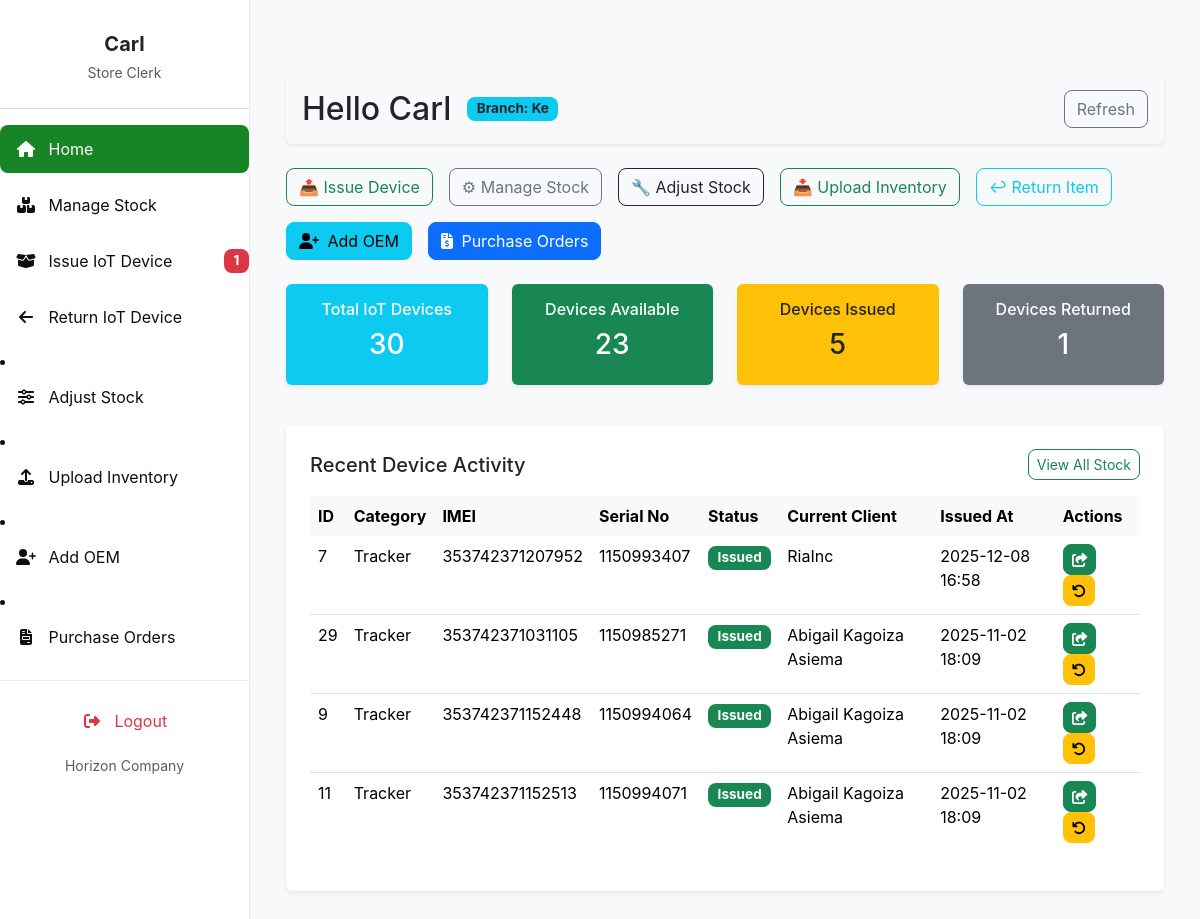
Screenshot of /store_clerk_dashboard/ (signed in) with the database file from the repository.
### invent/models.py (models this page shows, shortened)
class Branch(models.Model):
    name = models.CharField(max_length=100)
    address = models.CharField(max_length=255)
    country = models.ForeignKey(
        Country, on_delete=models.SET_NULL, null=True, blank=True
    )

class Device(models.Model):
    STATUS_CHOICES = (
        ('available', 'Available'),
        ('issued', 'Issued'),
        ('returned', 'Returned'),
        ('faulty', 'Faulty'),
    )
    name = models.CharField(max_length=255)
    oem = models.ForeignKey(
        OEM,
        on_delete=models.SET_NULL,
        null=True,
        blank=False,
        related_name='devices'
    )
    product_id = models.CharField(max_length=30, blank=True)
    total_quantity = models.PositiveIntegerField(default=1)
    quantity_issued = models.PositiveIntegerField(default=0)
    imei_no = models.CharField(
        max_length=50, unique=True, null=True, blank=True)
    serial_no = models.CharField(
        max_length=50, unique=True, null=True, blank=True)
    mac_address = models.CharField(
        max_length=50, unique=True, null=True, blank=True)
    category = models.CharField(
        max_length=100, blank=True, help_text="e.g. Laptop or Router")
    manufacturer = models.CharField(max_length=100, blank=True)
    description = models.TextField(blank=True)
    selling_price = models.DecimalField(
        max_digits=10, decimal_places=2, null=True, blank=True)
    currency = models.CharField(
        max_length=10, choices=CURRENCY_CHOICES, default='USD')
    branch = models.ForeignKey(
        Branch, on_delete=models.SET_NULL, null=True, blank=True)
    country = models.ForeignKey(
        Country, on_delete=models.SET_NULL, null=True, blank=True)
    status = models.CharField(
        max_length=20, choices=STATUS_CHOICES, default='available')
    class Meta:
        permissions = [
            ("can_issue_item", "Can issue device to client"),
            ("can_return_item", "Can record device returns"),
        ]

class Client(models.Model):
    name = models.CharField(max_length=255)
    phone_no = models.CharField(max_length=50)
    email = models.EmailField()
    address = models.CharField(max_length=255)

### invent/views.py (the view)
# urls.py: path('store_clerk_dashboard/', views.store_clerk_dashboard,
@login_required
@permission_required('invent.view_device', raise_exception=True)
def store_clerk_dashboard(request):
    user = request.user
    if user.is_superuser:
        total_devices = Device.objects.count()
        devices_available = Device.objects.filter(status='available').count()
        devices_issued = Device.objects.filter(status='issued').count()
        devices_returned = Device.objects.filter(status='returned').count()
        recent_issuances = (
            IssuanceRecord.objects
            .select_related('device', 'client')
            .order_by('-issued_at')[:10]
        )
        pending_device_requests = DeviceRequest.objects.filter(
            status="Pending").select_related("requestor", "device", "client")
    else:
        user_country = getattr(user.profile, "country", None)
        total_devices = Device.objects.filter(
            branch__country=user_country).count()
        devices_available = Device.objects.filter(
            status='available', branch__country=user_country).count()
        devices_issued = Device.objects.filter(
            status='issued', branch__country=user_country).count()
        devices_returned = Device.objects.filter(
            status='returned', branch__country=user_country).count()
        recent_issuances = (
            IssuanceRecord.objects
            .filter(device__branch__country=user_country)
            .select_related('device', 'client')
            .order_by('-issued_at')[:10]
        )
        pending_device_requests = DeviceRequest.objects.filter(
            status="Pending", branch__country=user_country).select_related("requestor", "device", "client")
    seen = set()
    recent_devices = []
    for record in recent_issuances:
        if record.device.id not in seen:
            record.device.current_client = record.client
            record.device.issued_at = record.issued_at
            recent_devices.append(record.device)
            seen.add(record.device.id)
        if len(recent_devices) >= 5:
            break
    context = {
        "total_devices": total_devices,
        "devices_available": devices_available,
        "devices_issued": devices_issued,
        "devices_returned": devices_returned,
        "recent_devices": recent_devices,
        "pending_device_requests": pending_device_requests,
    }
    return render(request, 'invent/store_clerk_dashboard.html', context)

### invent/templates/invent/store_clerk_dashboard.html (shortened to what this page needs)
{% extends 'invent/base_store_clerk.html' %}
{% load static %}
{% block content %}
<div class="container-fluid mt-4">
  <div class="d-flex justify-content-between align-items-center mb-4 p-3 bg-light rounded shadow-sm">
    <div class="d-flex align-items-center">
      <h2 class="mb-0 me-3">Hello {{ user.first_name|default:user.username }}</h2>
      {% if user_branch %}
        <span class="badge bg-info text-dark">Branch: {{ user_branch.name }}</span>
      {% else %}
        <span class="text-muted">Branch: Unassigned</span>
      {% endif %}
    </div>
    <div>
      <a class="btn btn-outline-secondary" href="{% url 'store_clerk_dashboard' %}">Refresh</a>
    </div>
  </div>
  <div class="d-flex flex-wrap gap-3 mb-4">
    <a class="btn btn-outline-primary" href="{% url 'issue_device' %}">📤 Issue Device</a>
    <a class="btn btn-outline-secondary" href="{% url 'manage_stock' %}">⚙ Manage Stock</a>
    <a class="btn btn-outline-dark" href="{% url 'adjust_stock' %}">🔧 Adjust Stock</a>
    <a class="btn btn-outline-success" href="{% url 'upload_inventory' %}">📥 Upload Inventory</a>
    <a class="btn btn-outline-info" href="{% url 'list_issued_requests_for_return' %}">↩ Return Item</a>
    <a href="{% url 'add_oem' %}" class="btn btn-info"><i class="fas fa-user-plus me-1"></i> Add OEM</a>
    <a href="{% url 'purchase_orders' %}" class="btn btn-primary"><i class="fas fa-file-invoice-dollar me-1"></i> Purchase Orders</a>
  </div>
  <div class="row text-center mb-4">
    <div class="col-sm-6 col-md-3 mb-3">
      <a href="{% url 'inventory_list' %}?status=all" style="text-decoration:none;">
        <div class="dashboard-card bg-info text-white p-3 rounded shadow-sm">
          <h6>Total IoT Devices</h6>
          <h3>{{ total_devices }}</h3>
        </div>
      </a>
    </div>
    <div class="col-sm-6 col-md-3 mb-3">
      <a href="{% url 'inventory_list' %}?status=available" style="text-decoration:none;">
        <div class="dashboard-card bg-success text-white p-3 rounded shadow-sm">
          <h6>Devices Available</h6>
          <h3>{{ devices_available }}</h3>
        </div>
      </a>
    </div>
    <div class="col-sm-6 col-md-3 mb-3">
      <a href="{% url 'inventory_list' %}?status=issued" style="text-decoration:none;">
        <div class="dashboard-card bg-warning text-dark p-3 rounded shadow-sm">
          <h6>Devices Issued</h6>
          <h3>{{ devices_issued }}</h3>
        </div>
      </a>
    </div>
    <div class="col-sm-6 col-md-3 mb-3">
      <a href="{% url 'inventory_list' %}?status=returned" style="text-decoration:none;">
        <div class="dashboard-card bg-secondary text-white p-3 rounded shadow-sm">
          <h6>Devices Returned</h6>
          <h3>{{ devices_returned }}</h3>
        </div>
      </a>
    </div>
  </div>
  <div class="bg-white p-4 rounded shadow-sm mb-4">
    <div class="d-flex justify-content-between align-items-center mb-3 flex-wrap">
      <h5 class="mb-2 mb-sm-0">Recent Device Activity</h5>
      <a href="{% url 'inventory_list' %}" class="btn btn-sm btn-outline-primary">View All Stock</a>
    </div>
    <div class="table-responsive">
      <table class="table table-hover">
        <thead class="table-light">
          <tr>
            <th>ID</th>
            <th>Category</th>
            <th>IMEI</th>
            <th>Serial No</th>
            <th>Status</th>
            <th>Current Client</th>
            <th>Issued At</th>
            <th>Actions</th>
          </tr>
        </thead>
        <tbody>
          {% for device in recent_devices %}
          <tr>
            <td>{{ device.id }}</td>
            <td>{{ device.category }}</td>
            <td>{{ device.imei_no|default:"-" }}</td>
            <td>{{ device.serial_no|default:"-" }}</td>
            <td>
              <span class="badge
                {% if device.status == 'available' %}bg-success
                {% elif device.status == 'issued' %}bg-primary
                {% elif device.status == 'returned' %}bg-secondary
                {% elif device.status == 'faulty' %}bg-danger
                {% else %}bg-dark{% endif %}">
                {{ device.get_status_display }}
              </span>
            </td>
            <td>
              {% if device.current_client %}
                {{ device.current_client.name }}
              {% else %}
                -
              {% endif %}
            </td>
            <td>{{ device.issued_at|default:"-"|date:"Y-m-d H:i" }}</td>
            <td>
              <a href="{% url 'issue_device' %}" class="btn btn-sm btn-success me-1" title="Issue Device">
                <i class="fas fa-share-square"></i>
              </a>
              <a href="{% url 'return_device' %}" class="btn btn-sm btn-warning" title="Process Return">
                <i class="fas fa-undo"></i>
              </a>
            </td>
          </tr>
          {% empty %}
          <tr><td colspan="8" class="text-center text-muted">No recent device activity found.</td></tr>
          {% endfor %}
        </tbody>
      </table>
    </div>
  </div>
</div>
{% endblock %}

### invent/templates/invent/base_store_clerk.html (shortened to what this page needs)
<!DOCTYPE html>
<html lang="en">
    {% if user_branch %}
  <span class="badge bg-info text-dark">Branch: {{ user_branch.name }}</span>
{% else %}
  <span class="text-muted">Branch: Unassigned</span>
{% endif %}
<head>
    <link href="https://cdn.jsdelivr.net/npm/bootstrap@5.3.3/dist/css/bootstrap.min.css" rel="stylesheet">
    <link href="https://cdnjs.cloudflare.com/ajax/libs/font-awesome/6.4.0/css/all.min.css" rel="stylesheet">
    <link href="https://cdn.jsdelivr.net/npm/select2@4.1.0-rc.0/dist/css/select2.min.css" rel="stylesheet" />
    <link href="https://cdn.jsdelivr.net/npm/select2-bootstrap-5-theme@1.3.0/dist/select2-bootstrap-5-theme.min.css" rel="stylesheet" />
</head>
<body>
    <nav id="sidebarMenu" class="sidebar-wrapper collapse d-md-block">
        <div class="sidebar-content">
            <div class="text-center mb-4 pt-3">
                <h5 class="fw-bold mb-1 text-dark">{{ user.first_name|default:user.username }}</h5>
                <small class="text-muted">Store Clerk</small>
            </div>
            <hr class="border-secondary opacity-25" />
            <ul class="nav flex-column">
                <li class="nav-item mb-2">
                    <a class="nav-link {% if request.resolver_match.url_name == 'store_clerk_dashboard' %}active{% endif %}" href="{% url 'store_clerk_dashboard' %}">
                       <i class="fas fa-fw fa-home me-2"></i> Home
                    </a>
                </li>
                <li class="nav-item mb-2">
                    <a class="nav-link {% if request.resolver_match.url_name == 'manage_stock' %}active{% endif %}" href="{% url 'manage_stock' %}">
                        <i class="fas fa-fw fa-boxes me-2"></i> Manage Stock
                    </a>
                </li>
                <li class="nav-item mb-2 d-flex justify-content-between align-items-center">
                    <a class="nav-link {% if request.resolver_match.url_name == 'issue_device' %}active{% endif %}" href="{% url 'issue_device' %}">
                        <i class="fas fa-fw fa-box-open me-2"></i> Issue IoT Device
                    </a>
                        {% if pending_requests_count_for_sidebar > 0 %}
                        <span class="badge bg-danger ms-2">{{ pending_requests_count_for_sidebar }}</span>
                        {% endif %}
                </li>
                <li class="nav-item mb-2">
                    <a class="nav-link {% if request.resolver_match.url_name == 'return_device' %}active{% endif %}" href="{% url 'return_device' %}">
                        <i class="fas fa-fw fa-arrow-left me-2"></i> Return IoT Device
                    </a>
                </li>
            </ul>
                <li class="nav-item mb-2">
                    <a class="nav-link {% if request.resolver_match.url_name == 'adjust_stock' %}active{% endif %}" href="{% url 'adjust_stock' %}">
                        <i class="fas fa-fw fa-sliders-h me-2"></i> Adjust Stock
                    </a>
                </li>
                <li class="nav-item mb-2">
    <a class="nav-link {% if request.resolver_match.url_name == 'upload_inventory' %}active{% endif %}" href="{% url 'upload_inventory' %}">
        <i class="fas fa-fw fa-upload me-2"></i> Upload Inventory
    </a>
</li>
<li class="nav-item mb-2">
    <a class="nav-link {% if request.resolver_match.url_name == 'add_oem' %}active{% endif %}" href="{% url 'add_oem' %}">
        <i class="fas fa-fw fa-user-plus me-2"></i> Add OEM
    </a>
</li>
<li class="nav-item mb-2">
    <a class="nav-link {% if request.resolver_match.url_name == 'purchase_orders' %}active{% endif %}" href="{% url 'purchase_orders' %}">
        <i class="fas fa-fw fa-file-invoice me-2"></i> Purchase Orders
    </a>
</li>
<li class="nav-item mb-2">
</li>
        </div>
        <div class="sidebar-bottom">
            <ul class="nav flex-column mb-2">
                <li class="nav-item">
                    <a class="nav-link text-danger logout-link" href="{% url 'logout' %}">
                        <i class="fas fa-fw fa-right-from-bracket me-2"></i> Logout
                    </a>
                </li>
            </ul>
            <small class="text-muted">Horizon Company</small>
        </div>
    </nav>
    <main class="main-content">
        {% block content %}{% endblock %}
    </main>
</body>
</html>

### rows the page displays
Branch: name "Ke"
Device: id "7", category "Tracker", imei_no "353742371207952", serial_no "1150993407", status "Issued", current_client.name "RiaInc", issued_at "2025-12-08 16:58"
Device: id "29", category "Tracker", imei_no "353742371031105", serial_no "1150985271", status "Issued", current_client.name "Abigail Kagoiza Asiema", issued_at "2025-11-02 18:09"
Device: id "9", category "Tracker", imei_no "353742371152448", serial_no "1150994064", status "Issued", current_client.name "Abigail Kagoiza Asiema", issued_at "2025-11-02 18:09"
Device: id "11", category "Tracker", imei_no "353742371152513", serial_no "1150994071", status "Issued", current_client.name "Abigail Kagoiza Asiema", issued_at "2025-11-02 18:09"

### other values shown
{{ user.first_name|default:user.username }} "Carl"
{{ pending_requests_count_for_sidebar }} "1"
{{ total_devices }} "30"
{{ devices_available }} "23"
{{ devices_issued }} "5"
{{ devices_returned }} "1"
